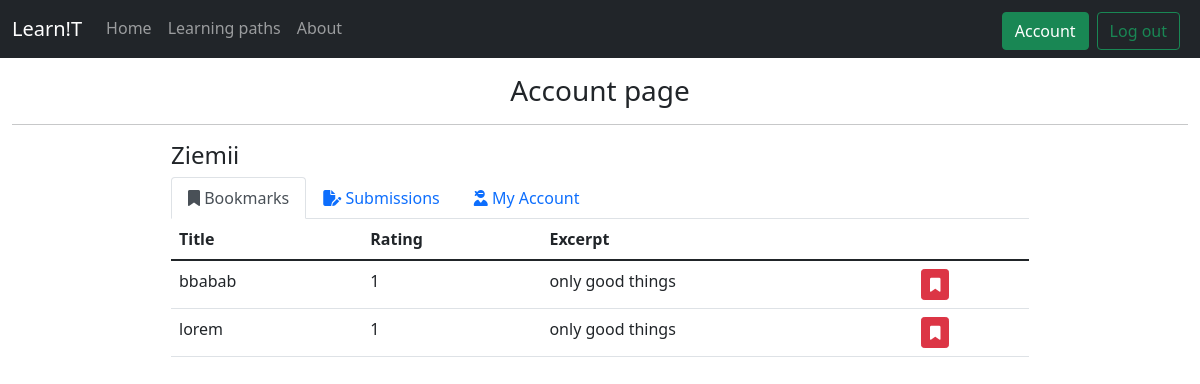
Page /account (signed in) on the committed database.
### tables this page shows
CREATE TABLE users (                    
    id INTEGER PRIMARY KEY AUTOINCREMENT,  
    login TEXT NOT NULL UNIQUE,
    passwordhash TEXT NOT NULL UNIQUE,
    email TEXT NOT NULL UNIQUE,
    isActive INTEGER NOT NULL,
    voted TEXT DEFAULT "",
    bookmarks TEXT DEFAULT "0"
    );

CREATE TABLE lpaths (
    id INTEGER PRIMARY KEY AUTOINCREMENT,
    title TEXT NOT NULL,
    tags TEXT,
    excerpt TEXT,
    body TEXT,
    rating INTEGER DEFAULT 0,
    isActive INTEGER DEFAULT 0,
    voted TEXT DEFAULT "",
    userId INTEGER,
    FOREIGN KEY(userId) REFERENCES users(id)
);

### app.py (the view)
@app.route('/account', methods=['GET', 'POST'])
@login_required
def account():
    userId = session['user_id']
    bookmarks = []
    if(userId):
        with sqlite3.connect(_DB) as conn:
            cur = conn.cursor()
            user = cur.execute(
                "SELECT * FROM users WHERE id = ?", (int(userId),)).fetchall()[0]
            bookmarksId = cur.execute(
                "SELECT bookmarks FROM users WHERE id = ?", (int(userId),)).fetchall()[0][0]
            print(f"user: {user}")
            bookmarksId = bookmarksId.split(',')
            for pathId in bookmarksId:
                bookmarks.append(cur.execute(
                    "SELECT * FROM lpaths WHERE id = ?", (int(pathId),)).fetchall())
            bookmarks.pop(0)
            submissions = cur.execute(
                "SELECT * FROM lpaths WHERE userId = ?", (int(userId),)).fetchall()
    return render_template('account.html', active=active, bookmarks=bookmarks, submissions=submissions, userId=userId, user=user)

### helpers.py (called while the page is built)
def login_required(f):
    @wraps(f)
    def decorated_function(*args, **kwargs):
        if session.get("user_id") is None:
            return redirect("/login")
        return f(*args, **kwargs)
    return decorated_function

### templates/account.html (shortened to what this page needs)
{% extends "layout.html" %} {% block title %} Account {% endblock %} {% block
main %}
<h3 class="text-center">
  Account page
  <hr />
</h3>
<div class="container-fluid w-75">
  <h4 class="">{{user[1]}}</h4>
  <ul class="nav nav-tabs" id="myTab" role="tablist">
    <li class="nav-item" role="presentation">
      <button
        class="nav-link active"
        id="bookmarks-tab"
        data-bs-toggle="tab"
        data-bs-target="#bookmarks"
        type="button"
        role="tab"
        aria-controls="bookmarks"
        aria-selected="true"
      >
        <i class="fa-solid fa-bookmark"></i> Bookmarks
      </button>
    </li>
    <li class="nav-item" role="presentation">
      <button
        class="nav-link"
        id="submissions-tab"
        data-bs-toggle="tab"
        data-bs-target="#submissions"
        type="button"
        role="tab"
        aria-controls="submissions"
        aria-selected="false"
      >
        <i class="fa-solid fa-file-pen"></i> Submissions
      </button>
    </li>
    <li class="nav-item" role="presentation">
      <button
        class="nav-link"
        id="Account-tab"
        data-bs-toggle="tab"
        data-bs-target="#Account"
        type="button"
        role="tab"
        aria-controls="Account"
        aria-selected="false"
      >
        <i class="fa-solid fa-user-ninja"></i> My Account
      </button>
    </li>
  </ul>
  <div class="tab-content" id="myTabContent">
    <div
      class="tab-pane fade show active"
      id="bookmarks"
      role="tabpanel"
      aria-labelledby="bookmarks-tab"
    >
      {%if bookmarks%}
      <table class="table table-hover">
        <thead>
          <tr>
            <th scope="col">Title</th>
            <th scope="col">Rating</th>
            <th scope="col">Excerpt</th>
            <th scope="col"></th>
          </tr>
        </thead>
        <tbody>
          {%for path in bookmarks%}
          <tr>
            <td
              style="cursor: pointer"
              onclick="window.location='./path?id={{path[0][0]}}';"
            >
              {{path[0][1]}}
            </td>
            <td
            style="cursor: pointer"
            onclick="window.location='./path?id={{path[0][0]}}';"
            >{{path[0][5]}}</td>
            <td
            style="cursor: pointer"
              onclick="window.location='./path?id={{path[0][0]}}';"
            >{{path[0][3]}}</td>
            <td><span class="d-inline-block" data-toggle="tooltip" title="Remove bookmark">
              <button
                class="btn btn-danger btn-sm mw-1"
                data-placement="right"
                type="button"
                onclick="removeBookmark('{{path[0][0]}}')"
              >
              <i class="fa-solid fa-bookmark"></i>
              </button></span>
            </td>
          </tr>
          {%endfor%}
        </tbody>
      </table>
      {%else%}
      <h4 class="text-center pt-5">No bookmarks saved</h4>
      {%endif%}
    </div>
  </div>
</div>
{% endblock %}

### rows in the picture
users: login "Ziemii"
lpaths: title "bbabab", rating "1", excerpt "only good things"
lpaths: title "lorem", rating "1", excerpt "only good things"
